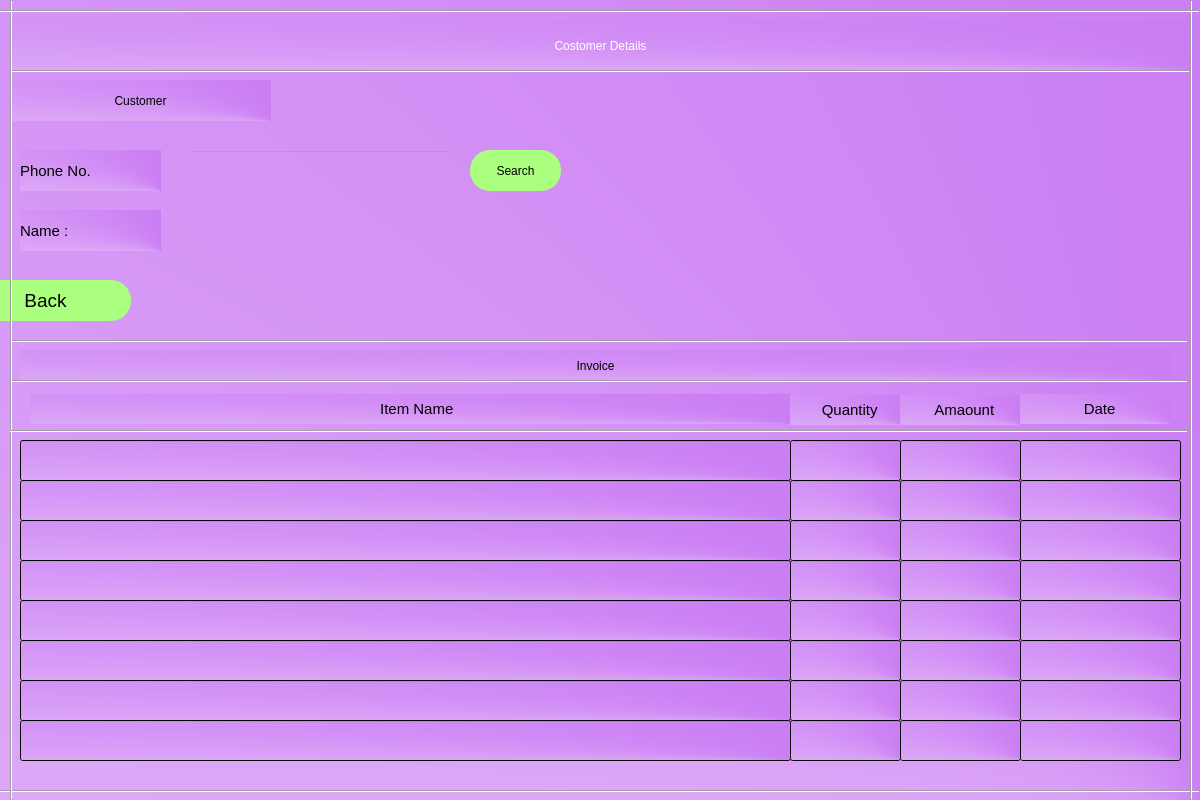
<?xml version="1.0" encoding="UTF-8"?>
<ui version="4.0">
 <class>static_2</class>
 <widget class="QDialog" name="static_2">
  <property name="geometry">
   <rect>
    <x>0</x>
    <y>0</y>
    <width>1200</width>
    <height>800</height>
   </rect>
  </property>
  <property name="windowTitle">
   <string>analysis</string>
  </property>
  <widget class="QWidget" name="bgwidget" native="true">
   <property name="geometry">
    <rect>
     <x>-20</x>
     <y>0</y>
     <width>1221</width>
     <height>821</height>
    </rect>
   </property>
   <property name="styleSheet">
    <string notr="true">
background-color:qconicalgradient(cx:1, cy:1, angle:4.8, stop:0 rgba(186, 83, 240, 249), stop:1 rgba(255, 255, 255, 255))</string>
   </property>
   <widget class="QLabel" name="label">
    <property name="geometry">
     <rect>
      <x>30</x>
      <y>20</y>
      <width>1181</width>
      <height>51</height>
     </rect>
    </property>
    <property name="styleSheet">
     <string notr="true">font: 25pt &quot;MS Shell Dlg 2&quot;; color:rgb(255, 255, 255)</string>
    </property>
    <property name="text">
     <string>Costomer Details</string>
    </property>
    <property name="alignment">
     <set>Qt::AlignCenter</set>
    </property>
   </widget>
   <widget class="QPushButton" name="static_search">
    <property name="geometry">
     <rect>
      <x>490</x>
      <y>150</y>
      <width>91</width>
      <height>41</height>
     </rect>
    </property>
    <property name="styleSheet">
     <string notr="true">border-radius:20px;
background-color: rgb(170, 255, 127);
font: 14pt &quot;MS Shell Dlg 2&quot;;</string>
    </property>
    <property name="text">
     <string>Search</string>
    </property>
   </widget>
   <widget class="QLabel" name="label_3">
    <property name="geometry">
     <rect>
      <x>30</x>
      <y>80</y>
      <width>261</width>
      <height>41</height>
     </rect>
    </property>
    <property name="styleSheet">
     <string notr="true">font: 12pt &quot;MS Shell Dlg 2&quot;; color:rgb(0, 0, 0)</string>
    </property>
    <property name="text">
     <string>Customer</string>
    </property>
    <property name="alignment">
     <set>Qt::AlignCenter</set>
    </property>
   </widget>
   <widget class="QLabel" name="label_7">
    <property name="geometry">
     <rect>
      <x>40</x>
      <y>210</y>
      <width>141</width>
      <height>41</height>
     </rect>
    </property>
    <property name="font">
     <font>
      <family>MS Shell Dlg 2</family>
      <pointsize>11</pointsize>
      <weight>50</weight>
      <italic>false</italic>
      <bold>false</bold>
     </font>
    </property>
    <property name="styleSheet">
     <string notr="true">font: 11pt &quot;MS Shell Dlg 2&quot;;</string>
    </property>
    <property name="text">
     <string>Name :</string>
    </property>
   </widget>
   <widget class="QLineEdit" name="ct1">
    <property name="geometry">
     <rect>
      <x>210</x>
      <y>150</y>
      <width>260</width>
      <height>41</height>
     </rect>
    </property>
    <property name="styleSheet">
     <string notr="true">background-color:rgba(0,0,0,0);
font: 9pt &quot;MS Shell Dlg 2&quot;;</string>
    </property>
   </widget>
   <widget class="QLabel" name="label_4">
    <property name="geometry">
     <rect>
      <x>40</x>
      <y>150</y>
      <width>141</width>
      <height>41</height>
     </rect>
    </property>
    <property name="font">
     <font>
      <family>MS Shell Dlg 2</family>
      <pointsize>11</pointsize>
      <weight>50</weight>
      <italic>false</italic>
      <bold>false</bold>
     </font>
    </property>
    <property name="styleSheet">
     <string notr="true">font: 11pt &quot;MS Shell Dlg 2&quot;;</string>
    </property>
    <property name="text">
     <string>Phone No.</string>
    </property>
   </widget>
   <widget class="QLineEdit" name="ct2">
    <property name="geometry">
     <rect>
      <x>209</x>
      <y>210</y>
      <width>251</width>
      <height>41</height>
     </rect>
    </property>
    <property name="styleSheet">
     <string notr="true">background-color:rgba(0,0,0,0);
font: 9pt &quot;MS Shell Dlg 2&quot;;</string>
    </property>
    <property name="frame">
     <bool>false</bool>
    </property>
   </widget>
   <widget class="QPushButton" name="back_btn">
    <property name="geometry">
     <rect>
      <x>-20</x>
      <y>280</y>
      <width>171</width>
      <height>41</height>
     </rect>
    </property>
    <property name="font">
     <font>
      <family>MS Shell Dlg 2</family>
      <pointsize>14</pointsize>
      <weight>50</weight>
      <italic>false</italic>
      <bold>false</bold>
     </font>
    </property>
    <property name="styleSheet">
     <string notr="true">border-radius:20px;
background-color: rgb(170, 255, 127);
font: 14pt &quot;MS Shell Dlg 2&quot;;</string>
    </property>
    <property name="text">
     <string>Back</string>
    </property>
   </widget>
   <widget class="Line" name="line">
    <property name="geometry">
     <rect>
      <x>30</x>
      <y>340</y>
      <width>1178</width>
      <height>2</height>
     </rect>
    </property>
    <property name="orientation">
     <enum>Qt::Horizontal</enum>
    </property>
   </widget>
   <widget class="QLabel" name="label_10">
    <property name="geometry">
     <rect>
      <x>40</x>
      <y>350</y>
      <width>1151</width>
      <height>31</height>
     </rect>
    </property>
    <property name="styleSheet">
     <string notr="true">font: 12pt &quot;MS Shell Dlg 2&quot;; color:rgb(0, 0, 0)</string>
    </property>
    <property name="text">
     <string>Invoice</string>
    </property>
    <property name="alignment">
     <set>Qt::AlignCenter</set>
    </property>
   </widget>
   <widget class="Line" name="line_2">
    <property name="geometry">
     <rect>
      <x>30</x>
      <y>380</y>
      <width>1178</width>
      <height>2</height>
     </rect>
    </property>
    <property name="orientation">
     <enum>Qt::Horizontal</enum>
    </property>
   </widget>
   <widget class="Line" name="line_3">
    <property name="geometry">
     <rect>
      <x>20</x>
      <y>790</y>
      <width>1200</width>
      <height>2</height>
     </rect>
    </property>
    <property name="orientation">
     <enum>Qt::Horizontal</enum>
    </property>
   </widget>
   <widget class="Line" name="line_4">
    <property name="geometry">
     <rect>
      <x>30</x>
      <y>0</y>
      <width>2</width>
      <height>800</height>
     </rect>
    </property>
    <property name="orientation">
     <enum>Qt::Vertical</enum>
    </property>
   </widget>
   <widget class="Line" name="line_5">
    <property name="geometry">
     <rect>
      <x>1210</x>
      <y>0</y>
      <width>2</width>
      <height>800</height>
     </rect>
    </property>
    <property name="orientation">
     <enum>Qt::Vertical</enum>
    </property>
   </widget>
   <widget class="Line" name="line_6">
    <property name="geometry">
     <rect>
      <x>20</x>
      <y>10</y>
      <width>1200</width>
      <height>2</height>
     </rect>
    </property>
    <property name="orientation">
     <enum>Qt::Horizontal</enum>
    </property>
   </widget>
   <widget class="Line" name="line_7">
    <property name="geometry">
     <rect>
      <x>32</x>
      <y>70</y>
      <width>1178</width>
      <height>2</height>
     </rect>
    </property>
    <property name="orientation">
     <enum>Qt::Horizontal</enum>
    </property>
   </widget>
   <widget class="QLabel" name="label_11">
    <property name="geometry">
     <rect>
      <x>50</x>
      <y>394</y>
      <width>761</width>
      <height>30</height>
     </rect>
    </property>
    <property name="font">
     <font>
      <family>MS Shell Dlg 2</family>
      <pointsize>11</pointsize>
      <weight>50</weight>
      <italic>false</italic>
      <bold>false</bold>
     </font>
    </property>
    <property name="styleSheet">
     <string notr="true">font: 11pt &quot;MS Shell Dlg 2&quot;;</string>
    </property>
    <property name="text">
     <string>   Item Name</string>
    </property>
    <property name="alignment">
     <set>Qt::AlignCenter</set>
    </property>
   </widget>
   <widget class="QLabel" name="label_13">
    <property name="geometry">
     <rect>
      <x>810</x>
      <y>395</y>
      <width>111</width>
      <height>30</height>
     </rect>
    </property>
    <property name="font">
     <font>
      <family>MS Shell Dlg 2</family>
      <pointsize>11</pointsize>
      <weight>50</weight>
      <italic>false</italic>
      <bold>false</bold>
     </font>
    </property>
    <property name="styleSheet">
     <string notr="true">font: 11pt &quot;MS Shell Dlg 2&quot;;</string>
    </property>
    <property name="text">
     <string>  Quantity</string>
    </property>
    <property name="alignment">
     <set>Qt::AlignCenter</set>
    </property>
   </widget>
   <widget class="QLabel" name="label_14">
    <property name="geometry">
     <rect>
      <x>920</x>
      <y>395</y>
      <width>121</width>
      <height>30</height>
     </rect>
    </property>
    <property name="font">
     <font>
      <family>MS Shell Dlg 2</family>
      <pointsize>11</pointsize>
      <weight>50</weight>
      <italic>false</italic>
      <bold>false</bold>
     </font>
    </property>
    <property name="styleSheet">
     <string notr="true">font: 11pt &quot;MS Shell Dlg 2&quot;;</string>
    </property>
    <property name="text">
     <string>  Amaount</string>
    </property>
    <property name="alignment">
     <set>Qt::AlignCenter</set>
    </property>
   </widget>
   <widget class="QLabel" name="label_19">
    <property name="geometry">
     <rect>
      <x>1040</x>
      <y>394</y>
      <width>151</width>
      <height>30</height>
     </rect>
    </property>
    <property name="font">
     <font>
      <family>MS Shell Dlg 2</family>
      <pointsize>11</pointsize>
      <weight>50</weight>
      <italic>false</italic>
      <bold>false</bold>
     </font>
    </property>
    <property name="styleSheet">
     <string notr="true">font: 11pt &quot;MS Shell Dlg 2&quot;;</string>
    </property>
    <property name="text">
     <string>  Date</string>
    </property>
    <property name="alignment">
     <set>Qt::AlignCenter</set>
    </property>
   </widget>
   <widget class="Line" name="line_8">
    <property name="geometry">
     <rect>
      <x>30</x>
      <y>430</y>
      <width>1178</width>
      <height>2</height>
     </rect>
    </property>
    <property name="orientation">
     <enum>Qt::Horizontal</enum>
    </property>
   </widget>
   <widget class="QLineEdit" name="input1">
    <property name="geometry">
     <rect>
      <x>40</x>
      <y>440</y>
      <width>771</width>
      <height>41</height>
     </rect>
    </property>
   </widget>
   <widget class="QLineEdit" name="input2">
    <property name="geometry">
     <rect>
      <x>810</x>
      <y>440</y>
      <width>111</width>
      <height>41</height>
     </rect>
    </property>
    <property name="alignment">
     <set>Qt::AlignCenter</set>
    </property>
   </widget>
   <widget class="QLineEdit" name="input3">
    <property name="geometry">
     <rect>
      <x>920</x>
      <y>440</y>
      <width>121</width>
      <height>41</height>
     </rect>
    </property>
    <property name="alignment">
     <set>Qt::AlignCenter</set>
    </property>
   </widget>
   <widget class="QLineEdit" name="input4">
    <property name="geometry">
     <rect>
      <x>1040</x>
      <y>440</y>
      <width>161</width>
      <height>41</height>
     </rect>
    </property>
    <property name="alignment">
     <set>Qt::AlignCenter</set>
    </property>
   </widget>
   <widget class="QLineEdit" name="input4_2">
    <property name="geometry">
     <rect>
      <x>1040</x>
      <y>480</y>
      <width>161</width>
      <height>41</height>
     </rect>
    </property>
    <property name="alignment">
     <set>Qt::AlignCenter</set>
    </property>
   </widget>
   <widget class="QLineEdit" name="input3_2">
    <property name="geometry">
     <rect>
      <x>920</x>
      <y>480</y>
      <width>121</width>
      <height>41</height>
     </rect>
    </property>
    <property name="alignment">
     <set>Qt::AlignCenter</set>
    </property>
   </widget>
   <widget class="QLineEdit" name="input1_2">
    <property name="geometry">
     <rect>
      <x>40</x>
      <y>480</y>
      <width>771</width>
      <height>41</height>
     </rect>
    </property>
   </widget>
   <widget class="QLineEdit" name="input2_2">
    <property name="geometry">
     <rect>
      <x>810</x>
      <y>480</y>
      <width>111</width>
      <height>41</height>
     </rect>
    </property>
    <property name="alignment">
     <set>Qt::AlignCenter</set>
    </property>
   </widget>
   <widget class="QLineEdit" name="input4_3">
    <property name="geometry">
     <rect>
      <x>1040</x>
      <y>520</y>
      <width>161</width>
      <height>41</height>
     </rect>
    </property>
    <property name="alignment">
     <set>Qt::AlignCenter</set>
    </property>
   </widget>
   <widget class="QLineEdit" name="input3_3">
    <property name="geometry">
     <rect>
      <x>920</x>
      <y>520</y>
      <width>121</width>
      <height>41</height>
     </rect>
    </property>
    <property name="alignment">
     <set>Qt::AlignCenter</set>
    </property>
   </widget>
   <widget class="QLineEdit" name="input1_3">
    <property name="geometry">
     <rect>
      <x>40</x>
      <y>520</y>
      <width>771</width>
      <height>41</height>
     </rect>
    </property>
   </widget>
   <widget class="QLineEdit" name="input2_3">
    <property name="geometry">
     <rect>
      <x>810</x>
      <y>520</y>
      <width>111</width>
      <height>41</height>
     </rect>
    </property>
    <property name="alignment">
     <set>Qt::AlignCenter</set>
    </property>
   </widget>
   <widget class="QLineEdit" name="input2_4">
    <property name="geometry">
     <rect>
      <x>810</x>
      <y>560</y>
      <width>111</width>
      <height>41</height>
     </rect>
    </property>
    <property name="alignment">
     <set>Qt::AlignCenter</set>
    </property>
   </widget>
   <widget class="QLineEdit" name="input3_4">
    <property name="geometry">
     <rect>
      <x>920</x>
      <y>560</y>
      <width>121</width>
      <height>41</height>
     </rect>
    </property>
    <property name="alignment">
     <set>Qt::AlignCenter</set>
    </property>
   </widget>
   <widget class="QLineEdit" name="input4_4">
    <property name="geometry">
     <rect>
      <x>1040</x>
      <y>560</y>
      <width>161</width>
      <height>41</height>
     </rect>
    </property>
    <property name="alignment">
     <set>Qt::AlignCenter</set>
    </property>
   </widget>
   <widget class="QLineEdit" name="input1_4">
    <property name="geometry">
     <rect>
      <x>40</x>
      <y>560</y>
      <width>771</width>
      <height>41</height>
     </rect>
    </property>
   </widget>
   <widget class="QLineEdit" name="input2_5">
    <property name="geometry">
     <rect>
      <x>810</x>
      <y>600</y>
      <width>111</width>
      <height>41</height>
     </rect>
    </property>
    <property name="alignment">
     <set>Qt::AlignCenter</set>
    </property>
   </widget>
   <widget class="QLineEdit" name="input3_5">
    <property name="geometry">
     <rect>
      <x>920</x>
      <y>600</y>
      <width>121</width>
      <height>41</height>
     </rect>
    </property>
    <property name="alignment">
     <set>Qt::AlignCenter</set>
    </property>
   </widget>
   <widget class="QLineEdit" name="input4_5">
    <property name="geometry">
     <rect>
      <x>1040</x>
      <y>600</y>
      <width>161</width>
      <height>41</height>
     </rect>
    </property>
    <property name="alignment">
     <set>Qt::AlignCenter</set>
    </property>
   </widget>
   <widget class="QLineEdit" name="input1_5">
    <property name="geometry">
     <rect>
      <x>40</x>
      <y>600</y>
      <width>771</width>
      <height>41</height>
     </rect>
    </property>
   </widget>
   <widget class="QLineEdit" name="input2_6">
    <property name="geometry">
     <rect>
      <x>810</x>
      <y>640</y>
      <width>111</width>
      <height>41</height>
     </rect>
    </property>
    <property name="alignment">
     <set>Qt::AlignCenter</set>
    </property>
   </widget>
   <widget class="QLineEdit" name="input3_6">
    <property name="geometry">
     <rect>
      <x>920</x>
      <y>640</y>
      <width>121</width>
      <height>41</height>
     </rect>
    </property>
    <property name="alignment">
     <set>Qt::AlignCenter</set>
    </property>
   </widget>
   <widget class="QLineEdit" name="input4_6">
    <property name="geometry">
     <rect>
      <x>1040</x>
      <y>640</y>
      <width>161</width>
      <height>41</height>
     </rect>
    </property>
    <property name="alignment">
     <set>Qt::AlignCenter</set>
    </property>
   </widget>
   <widget class="QLineEdit" name="input1_6">
    <property name="geometry">
     <rect>
      <x>40</x>
      <y>640</y>
      <width>771</width>
      <height>41</height>
     </rect>
    </property>
   </widget>
   <widget class="QLineEdit" name="input2_7">
    <property name="geometry">
     <rect>
      <x>810</x>
      <y>680</y>
      <width>111</width>
      <height>41</height>
     </rect>
    </property>
    <property name="alignment">
     <set>Qt::AlignCenter</set>
    </property>
   </widget>
   <widget class="QLineEdit" name="input3_7">
    <property name="geometry">
     <rect>
      <x>920</x>
      <y>680</y>
      <width>121</width>
      <height>41</height>
     </rect>
    </property>
    <property name="alignment">
     <set>Qt::AlignCenter</set>
    </property>
   </widget>
   <widget class="QLineEdit" name="input4_7">
    <property name="geometry">
     <rect>
      <x>1040</x>
      <y>680</y>
      <width>161</width>
      <height>41</height>
     </rect>
    </property>
    <property name="alignment">
     <set>Qt::AlignCenter</set>
    </property>
   </widget>
   <widget class="QLineEdit" name="input1_7">
    <property name="geometry">
     <rect>
      <x>40</x>
      <y>680</y>
      <width>771</width>
      <height>41</height>
     </rect>
    </property>
   </widget>
   <widget class="QLineEdit" name="input2_8">
    <property name="geometry">
     <rect>
      <x>810</x>
      <y>720</y>
      <width>111</width>
      <height>41</height>
     </rect>
    </property>
    <property name="alignment">
     <set>Qt::AlignCenter</set>
    </property>
   </widget>
   <widget class="QLineEdit" name="input3_8">
    <property name="geometry">
     <rect>
      <x>920</x>
      <y>720</y>
      <width>121</width>
      <height>41</height>
     </rect>
    </property>
    <property name="alignment">
     <set>Qt::AlignCenter</set>
    </property>
   </widget>
   <widget class="QLineEdit" name="input4_8">
    <property name="geometry">
     <rect>
      <x>1040</x>
      <y>720</y>
      <width>161</width>
      <height>41</height>
     </rect>
    </property>
    <property name="alignment">
     <set>Qt::AlignCenter</set>
    </property>
   </widget>
   <widget class="QLineEdit" name="input1_8">
    <property name="geometry">
     <rect>
      <x>40</x>
      <y>720</y>
      <width>771</width>
      <height>41</height>
     </rect>
    </property>
   </widget>
  </widget>
 </widget>
 <resources/>
 <connections/>
</ui>
